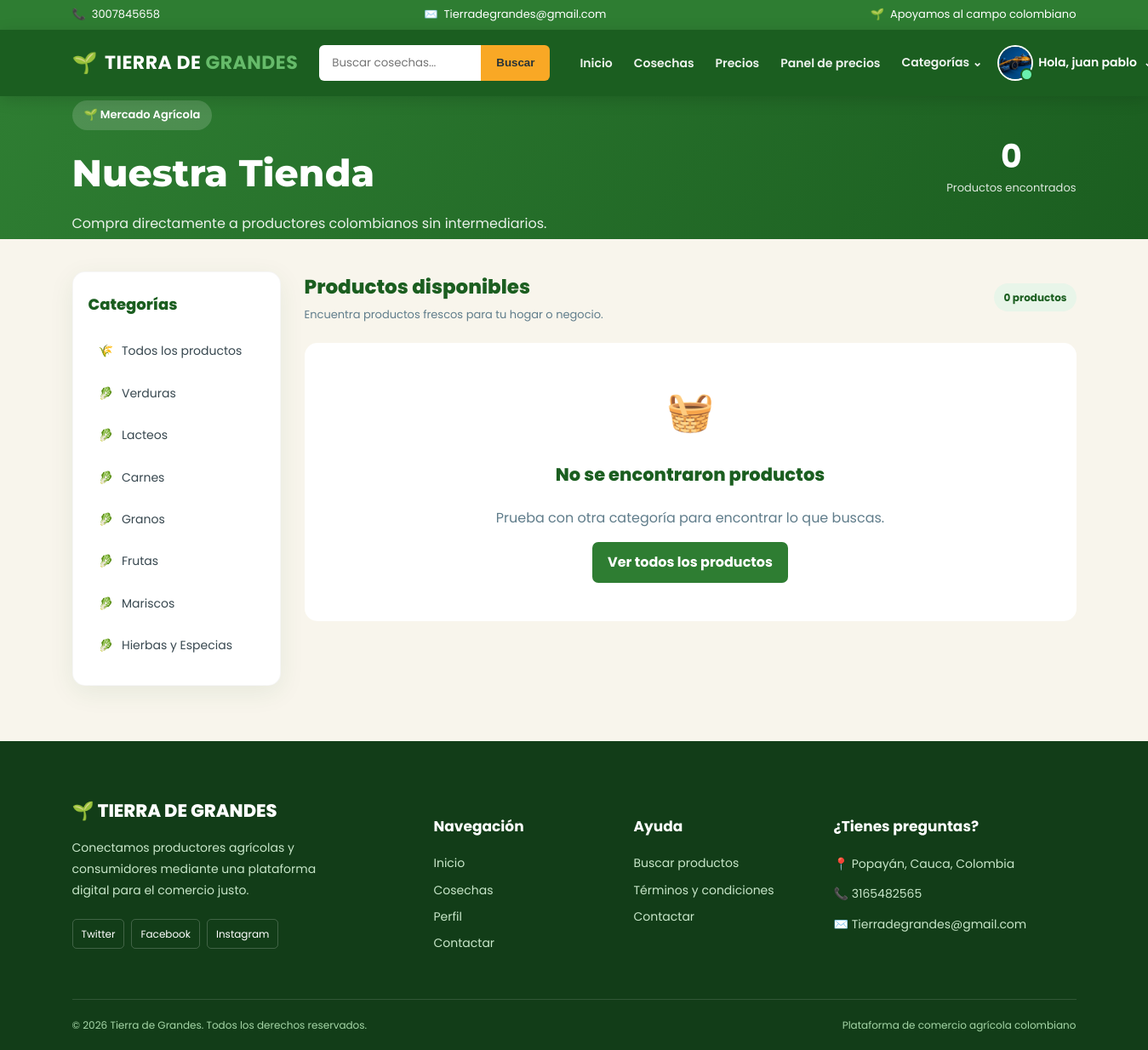
The app's page /buscador/ (signed in) with its own data.
### cuentas/models.py (models this page shows, shortened)
class Cuentas (AbstractBaseUser):
    nombres = models.CharField(max_length=50)
    apellidos = models.CharField(max_length=50)
    nombreusuario = models.CharField(max_length=50, unique=True)
    email = models.CharField(max_length=100, unique=True)
    numero_telefono = models.CharField(max_length=50)
    date_joined = models.DateTimeField(auto_now_add=True)
    last_login = models.DateTimeField(auto_now_add=True)
    is_admin = models.BooleanField(default=False)
    is_staff = models.BooleanField(default=False)
    is_active = models.BooleanField(default=False)
    is_superadmin = models.BooleanField(default=False)
    USERNAME_FIELD = 'email'
    REQUIRED_FIELDS = ['nombreusuario', 'nombres', 'apellidos']
    objects = CuentaAdd()
    def full_nombre(self):
        return f'{self.nombres} {self.apellidos}'

class UserPerfil(models.Model):
    user = models.OneToOneField(Cuentas, on_delete=models.CASCADE)
    direccion_linea_1 = models.CharField(blank=True, max_length=100)
    direccion_linea_2 = models.CharField(blank=True, max_length=100)
    image_perfil = models.ImageField(upload_to='userperfil')
    ciudad = models.CharField(blank=True, max_length=20)
    departamento = models.CharField(blank=True, max_length=20)
    descripcion = models.TextField()
    instagram = models.URLField("Instagram", max_length=200, blank=True)
    tiktok = models.URLField("TikTok", max_length=200, blank=True)
    facebook = models.URLField("Facebook", max_length=200, blank=True)

### categorias/models.py (models this page shows, shortened)
class Categoria(models.Model):
    nombre = models.CharField(max_length=45)
    slug = models.CharField(max_length=100, unique=True)
    descripcion = models.TextField()
    image = models.ImageField(blank=True, null=True)
    activo=models.BooleanField(default=True)
    def get_url(self):
        return reverse('productos_categoria', args=[self.slug])
    class Meta:
        verbose_name_plural='Categoria'

### productos/views.py (the view)
# urls.py: path('buscador/', views.buscador, name='buscador'),
def buscador(request):
    keyword = request.GET.get('keyword', '').strip()
    productos = Producto.objects.none()
    users = Cuentas.objects.none()
    if keyword:
        users = Cuentas.objects.filter(Q(nombres__icontains=keyword))
        productos = (Producto.objects.filter(activo=True)
                     .filter(Q(descripcion__icontains=keyword) | Q(nombre__icontains=keyword))
                     .order_by('-fecha_creacion'))
    context = {
        'productos': productos,
        'producto_count': productos.count(),
        'users': users,
    }
    return render(request, 'categorias/buscador.html', context)

### tiera_de_grandes/templates/categorias/buscador.html (shortened to what this page needs)
{% extends 'index.html' %}
{% load static %}
{% load humanize %}
{% block content %}
<link rel="stylesheet" href="{% static 'css/store.css' %}">
<section class="store-page">
    <header class="store-hero">
        <div class="store-container">
            <div class="store-hero-content">
                <div>
                    <span class="store-badge">🌱 Mercado Agrícola</span>
                    <h1>Nuestra Tienda</h1>
                    <p>Compra directamente a productores colombianos sin intermediarios.</p>
                </div>
                <div class="store-counter">
                    <strong>{{ producto_count }}</strong>
                    <span>Productos encontrados</span>
                </div>
            </div>
        </div>
    </header>
    <div class="store-container store-layout">
        <aside class="store-sidebar">
            <div class="store-panel">
                <h2 class="store-panel-title">Categorías</h2>
                <ul class="store-category-list">
                    <li>
                        <a href="{% url 'verproducto' %}">
                            <span>🌾</span> Todos los productos
                        </a>
                    </li>
                    {% for categoria in links %}
                    <li>
                        <a href="{{ categoria.get_url }}">
                            <span>🥬</span> {{ categoria.nombre }}
                        </a>
                    </li>
                    {% empty %}
                    <li class="store-no-categories">
                        No hay categorías disponibles.
                    </li>
                    {% endfor %}
                </ul>
            </div>
        </aside>
        <main class="store-main">
            <div class="store-results-header">
                <div>
                    <h2>Productos disponibles</h2>
                    <p>Encuentra productos frescos para tu hogar o negocio.</p>
                </div>
                <span class="store-results-count">
                    {{ producto_count }} productos
                </span>
            </div>
            <div class="store-products-grid">
                {% for categoria in productos %}
                <article class="store-product-card">
                    <a href="{{ categoria.get_url }}"
                       class="store-product-image-link">
                        {% if categoria.image %}
                        <img
                            src="{{ categoria.image.url }}"
                            alt="{{ categoria.nombre }}"
                            class="store-product-image"
                            loading="lazy">
                        {% else %}
                        <div class="store-image-placeholder">🌱</div>
                        {% endif %}
                        <span class="store-product-label">
                            Producto agrícola
                        </span>
                    </a>
                    <div class="store-product-info">
                        <h3>
                            <a href="{{ categoria.get_url }}">
                                {{ categoria.nombre }}
                            </a>
                        </h3>
                        <div class="store-product-footer">
                            <div>
                                <span class="store-price-label">
                                    Precio
                                </span>
                                <strong class="store-product-price">
                                    ${{ categoria.precio|intcomma }}
                                </strong>
                            </div>
                        </div>
                    </div>
                </article>
                {% empty %}
                <div class="store-empty-products">
                    <div>🧺</div>
                    <h3>No se encontraron productos</h3>
                    <p>Prueba con otra categoría para encontrar lo que buscas.</p>
                    <a href="{% url 'verproducto' %}"
                       class="store-button">
                        Ver todos los productos
                    </a>
                </div>
                {% endfor %}
            </div>
        </main>
    </div>
</section>
{% endblock %}

### tiera_de_grandes/templates/index.html (shortened to what this page needs)
<!DOCTYPE html>
{% load humanize %}
{% load static %}
<html lang="es">
<head>
    <link rel="stylesheet" href="{% static 'css/index.css' %}">
    <link rel="stylesheet" href="{% static 'css/base_extra.css' %}">
    <link rel="stylesheet" href="{% static 'css/login_tdg.css' %}">
</head>
<body>
    <div class="top-bar">
        <div class="container">
            <div class="top-bar-content">
                <div class="top-item">
                    <span aria-hidden="true">📞</span>
                    <span>3007845658</span>
                </div>
                <div class="top-item">
                    <span aria-hidden="true">✉️</span>
                    <span>Tierradegrandes@gmail.com</span>
                </div>
                <div class="top-item top-message">
                    <span aria-hidden="true">🌱</span>
                    <span>Apoyamos al campo colombiano</span>
                </div>
            </div>
        </div>
    </div>
    <nav class="main-navbar" aria-label="Navegación principal">
        <div class="container">
            <div class="navbar-content">
                <a href="{% url 'inicio' %}" class="brand">
                    <span class="brand-icon" aria-hidden="true">🌱</span>
                    <span>TIERRA DE <strong>GRANDES</strong></span>
                </a>
                <form class="search-form" action="{% url 'buscador' %}" method="get" role="search">
                    <input type="search" name="keyword" placeholder="Buscar cosechas..." aria-label="Buscar productos">
                    <button type="submit">Buscar</button>
                </form>
                <div class="nav-menu">
                    <a href="{% url 'inicio' %}" class="nav-link">Inicio</a>
                    <a href="{% url 'verproducto' %}" class="nav-link">Cosechas</a>
                    <a href="{% url 'inteligencia_artificial:precios_referencia' %}" class="nav-link">Precios</a>
                    <a href="{% url 'inteligencia_artificial:panel_precios' %}" class="nav-link">Panel de precios</a>
                    <div class="nav-dropdown" data-dropdown>
                        <button class="nav-link dropdown-button"
                                type="button"
                                data-dropdown-toggle
                                aria-haspopup="true"
                                aria-expanded="false"
                                aria-controls="categoriasMenu">
                            Categorías <span aria-hidden="true">⌄</span>
                        </button>
                    </div>
                    {% if request.user.is_authenticated %}
                        {% with u=request.user %}
                        <div class="nav-dropdown" data-dropdown>
                            <button class="user-button"
                                    type="button"
                                    data-dropdown-toggle
                                    aria-haspopup="true"
                                    aria-expanded="false"
                                    aria-controls="userMenu">
                                <span class="user-avatar" aria-hidden="true">
                                    <span class="user-initial">{{ u.nombres|default:u.nombreusuario|default:"U"|slice:":1"|upper }}</span>
                                    {% if u.userperfil.image_perfil %}
                                        <img src="{{ u.userperfil.image_perfil.url }}"
                                             alt=""
                                             class="user-photo"
                                             onerror="this.remove()">
                                    {% endif %}
                                </span>
                                <span class="user-name">Hola, {{ u.nombres|default:u.nombreusuario|truncatechars:14 }}</span>
                                <span class="dropdown-caret" aria-hidden="true">⌄</span>
                            </button>
                        </div>
                        {% endwith %}
                    {% else %}
                        <a href="{% url 'login' %}" class="nav-link">Iniciar Sesión</a>
                        <a href="{% url 'registrar' %}" class="register-button">Regístrate</a>
                    {% endif %}
                </div>
            </div>
        </div>
    </nav>
    {% block content %}{% endblock content %}
    <footer class="footer">
        <div class="container">
            <div class="footer-grid">
                <div class="footer-column">
                    <a href="{% url 'inicio' %}" class="footer-brand">🌱 TIERRA DE GRANDES</a>
                    <p>
                        Conectamos productores agrícolas y
                        consumidores mediante una plataforma
                        digital para el comercio justo.
                    </p>
                    <div class="social-links">
                        <a href="https://twitter.com/?lang=es" target="_blank" rel="noopener noreferrer">Twitter</a>
                        <a href="https://www.facebook.com/profile.php?id=100084250750943" target="_blank" rel="noopener noreferrer">Facebook</a>
                        <a href="https://www.instagram.com/" target="_blank" rel="noopener noreferrer">Instagram</a>
                    </div>
                </div>
                <div class="footer-column">
                    <h4>Navegación</h4>
                    <a href="{% url 'inicio' %}">Inicio</a>
                    <a href="{% url 'verproducto' %}">Cosechas</a>
                    {% if request.user.is_authenticated %}
                        <a href="{% url 'perfil' %}">Perfil</a>
                    {% endif %}
                    <a href="{% url 'contactar' %}">Contactar</a>
                </div>
                <div class="footer-column">
                    <h4>Ayuda</h4>
                    <a href="{% url 'verproducto' %}">Buscar productos</a>
                    <a href="#">Términos y condiciones</a>
                    <a href="{% url 'contactar' %}">Contactar</a>
                </div>
                <div class="footer-column">
                    <h4>¿Tienes preguntas?</h4>
                    <p>📍 Popayán, Cauca, Colombia</p>
                    <p>📞 3165482565</p>
                    <p>✉️ Tierradegrandes@gmail.com</p>
                </div>
            </div>
            <div class="footer-bottom">
                <p>© {% now "Y" %} Tierra de Grandes. Todos los derechos reservados.</p>
                <p>Plataforma de comercio agrícola colombiano</p>
            </div>
        </div>
    </footer>
</body>
</html>

### records on screen
Cuentas: userperfil.image_perfil (picture), nombres "juan pablo"
Categoria: nombre "Verduras"
Categoria: nombre "Lacteos"
Categoria: nombre "Carnes"
Categoria: nombre "Granos"
Categoria: nombre "Frutas"
Categoria: nombre "Mariscos"
Categoria: nombre "Hierbas y Especias"

### other values on screen
{{ producto_count }} "0"
